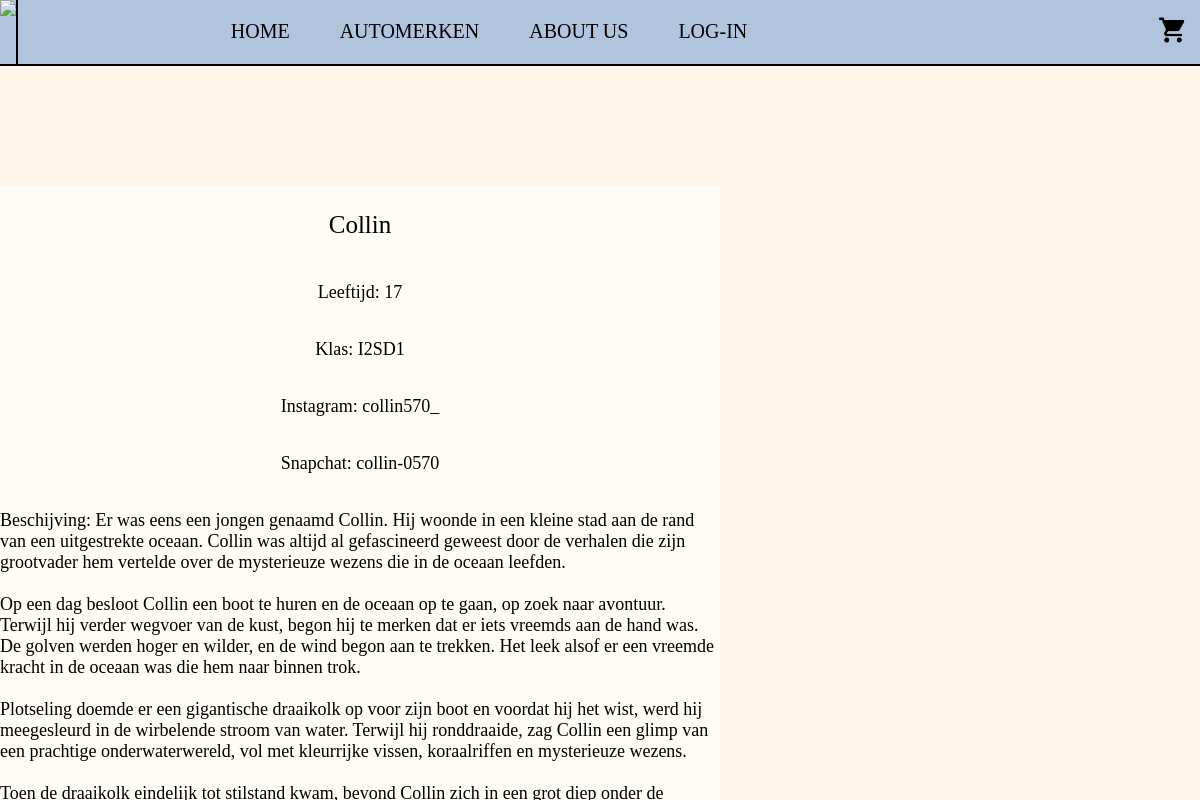
The page /aboutus.php?naam=Collin on the database its author committed.
### tables this page shows
CREATE TABLE `owners` (
    naam VARCHAR(255),
    age INT,
    summary TEXT,
    class VARCHAR(255),
    instagram VARCHAR(255),
    snapchat VARCHAR(255)
);

### aboutus.php (the view, shortened to what this page needs)
<?php
if (isset($_SESSION['loggedInUser'])) {
    $msg = "Welkom, " . $_SESSION['loggedInUser'];
} else {
    $msg = "LOG-IN";
}
$config = [
    'host' => 'localhost',
    'dbname'   => 'WheelsOfFortune',
    'user' => 'bit_academy',
    'password' => 'bit_academy',
];
$dsn = 'mysql:host=' . $config['host'] . ';dbname=' . $config['dbname'];
$user = $config['user'];
$password = $config['password'];
$pdo = new PDO($dsn, $user, $password);
$naam = $_GET['naam'];
?>
<!DOCTYPE html>
<html lang="en">
<head>
    <link rel="stylesheet" type="text/css" href="css/aboutus.css">
    <link rel="stylesheet" href="css/main.css">
</head>
<body>
    <nav>
        <img class="foto" src="images/WHEELS OF FORTUNE.png">
        <ul>
            <li class="menu"><a href="index.php">HOME</a></li>
            <li class="menu">
                <a class="automerken">AUTOMERKEN</a>
            </li>
            <li class="menuabout">
                <a href="#">ABOUT US</a>
            </li>
            <li class="ff">
                <a href="login/login.php"><?php echo $msg ?></a>
            </li>
        </ul>
        <li class="lishoppingcart"><a href="cart/cart.php"><img class="shoppingcart" src="icons/icons8-shopping-cart-96.png"></a></li>
    </nav>
    <div class="lichaam">
        <div class="iets">
            <?php
            $query = $pdo->query('SELECT * FROM owners WHERE naam = "' . $naam . '"');
            while ($row = $query->fetch(PDO::FETCH_ASSOC)) {
                echo '<div class="userInfo">
    <p class="naam" >' . $row['naam'] . '</p>
    <p class="leeftijd" > ' . 'Leeftijd: '  . $row['age'] . '</p>
    <p class="klas" > ' . 'Klas: '  . $row['class'] . '</p>
    <p class="instagram" >' . 'Instagram: ' . $row['instagram'] . '</p>
    <p class="snapchat" > ' . 'Snapchat: ' . $row['snapchat'] . '</p>
    <p class="summary">' . 'Beschijving: ' . $row['summary'] . '</p>
    </div>';
            }
            ?>
</body>
</html>

### css/aboutus.css (style rules this page uses)
body { background-image: url('../images/JEEPfoto.png.jpg'); }
.userInfo { display: flex; width: 60%; flex-direction: column; margin: auto; margin-top: 10%; align-items: center; background: #ffffff88; font-family: fantasy; font-size: large; position: fixed; z-index: 1; }
.iets { display: flex; object-fit: fill; z-index: -1; }

### css/main.css (style rules this page uses)
body { margin: 0; padding: 0; font-family: arial; background: rgb(255, 246, 233); }
nav { display: flex; font-family: fantasy; justify-content: space-between; background: #B0C4DE; border-bottom: solid black 2px; list-style-type: none; }
.foto { display: flex; cursor: pointer; left: 0; float: left; width: auto; height: 64px; border-right: solid black 2px; }
.automerken { display: flex; justify-content: space-around; }
ul { display: flex; list-style: none; background: #B0C4DE; margin: 0; padding: 0; justify-content: space-around; }
ul li { display: inline-block; position: relative; }
ul li a { display: block; padding: 20px 25px; color: #000000; text-decoration: none; text-align: center; font-size: 20px; }
.lishoppingcart { display: flex; align-items: center; padding: 6px; margin: 6px; margin-left: 16%; }
.shoppingcart { width: auto; height: 30px; }
.naam { font-size: 25px; }
a { text-decoration: none; color: black; }

### rows shown on the page
owners: naam "Collin", age "17", class "I2SD1", instagram "collin570_", snapchat "collin-0570", summary "Er was eens een jongen genaamd Collin. Hij woonde in een kleine stad aan de rand van een uitgestrekte oceaan. Collin was altijd al gefascineerd geweest door de verhalen die zijn grootvader hem vertelde over de mysterieuze wezens die in de oceaan leefden. Op een dag besloot Collin een boot te huren en de oceaan op te gaan, op zoek naar avontuur. Terwijl hij verder wegvoer van de kust, begon hij te merken dat er iets vreemds aan de hand was. De golven werden hoger en wilder, en de wind begon aan te trekken. Het leek alsof er een vreemde kracht in de oceaan was die hem naar binnen trok. Plotseling doemde er een gigantische draaikolk op voor zijn boot en voordat hij het wist, werd hij…"

### other values the page prints
$msg "LOG-IN"
